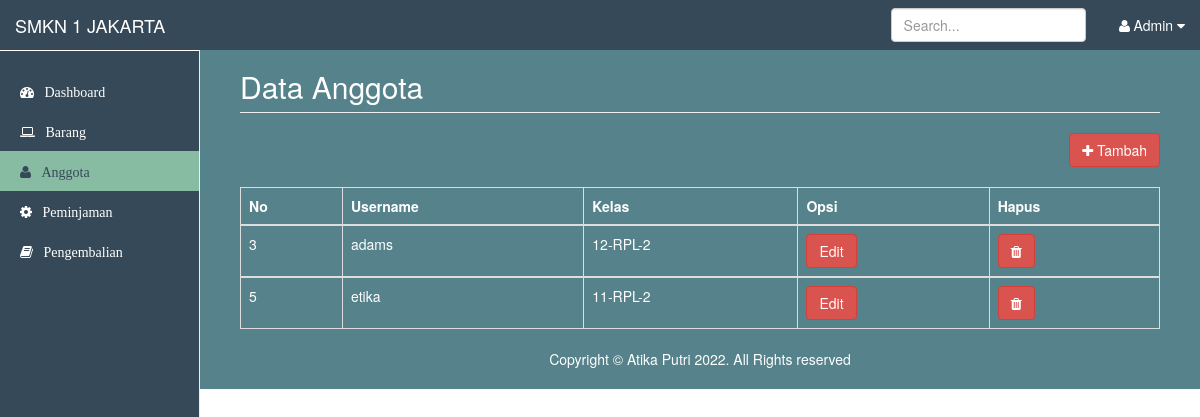
The page /peminjam.php (signed in) on the database its author committed.
### tables this page shows
CREATE TABLE `anggota` (
  `id_anggota` int(11) NOT NULL,
  `nama` varchar(40) NOT NULL,
  `password` varchar(40) NOT NULL,
  `kelas` varchar(20) NOT NULL
);

### peminjam.php (the view, shortened to what this page needs)
<?php
include "config/koneksi.php" ?>
<!DOCTYPE html>
<html lang="en">
  <head>
    <link href="bootstrap/dist/css/bootstrap.min.css" rel="stylesheet">
    <link href="bootstrap/dist/css/global.css" rel="stylesheet">
    <link href="bootstrap/font-awesome/css/font-awesome.min.css" rel="stylesheet" type="text/css">
  </head>
  <body>
  <nav class="navbar navbar-fixed-top px-5" style="background-color:#364958">
      <div class="container-fluid">
        <div class="navbar-header">
          <a class="navbar-brand" style="color:#ffffff"href="#">SMKN 1 JAKARTA</a>
        </div>
        <div id="navbar" class="navbar-collapse collapse">
          <ul class="nav navbar-nav navbar-right">
            <li class="dropdown">
              <a class="dropdown-toggle" data-toggle="dropdown" style="color:#ffffff">
                <i class="fa fa-user fa-fw" style="color:#ffffff"></i>Admin <i class="fa fa-caret-down"></i>
              </a>
          </li>
          </ul>
          <form class="navbar-form navbar-right">
            <input type="text" class="form-control" placeholder="Search...">
          </form>
        </div>
      </div>
    </nav>
    <div class="container-fluid">
      <div class="row">
        <div class="col-sm-3 col-md-2 sidebar" style="background-color: #364958">
          <ul class="nav nav-sidebar">
            <li class=""><a href="dashboard.php" style="color: #ffffff"><i class="fa fa-dashboard">&nbsp;&nbsp;&nbsp;Dashboard</i></a></li>
            <li><a href="barang.php" style="color: #ffffff"><i class="fa fa-laptop">&nbsp;&nbsp;&nbsp;Barang</i></a></li>
            <li><a href="peminjam.php" style="background-color: #87bba2"><i class="fa fa-user" style="color: #364958">&nbsp;&nbsp;&nbsp;Anggota</i></a></li>
            <li><a href="peminjaman.php" style="color: #ffffff"><i class="fa fa-gear">&nbsp;&nbsp;&nbsp;Peminjaman</i></a></li>
            <li><a href="pengembalian.php" style="color: #ffffff"><i class="fa fa-book">&nbsp;&nbsp;&nbsp;Pengembalian</i></a></li>
          </ul>
        </div>
        <div class="main-biru col-sm-9 col-sm-offset-3 col-md-10 col-md-offset-2 main container py-5 justify-content-center" style="background-color: #55828b;
  color: #ffffff;">
          <h2 class="page-header">Data Anggota</h2>
           <a href="tambahpeminjam.php" class="btn btn-danger pull-right" style="margin-bottom: 20px;"><i class="fa fa-plus"></i> Tambah</a>
              <table id="tabelanggota" class="table table-bordered table-hover">
                     <thead>
                        <tr>
                          <th>No</th>
                          <th>Username</th>
                          <th>Kelas</th>
                          <th>Opsi</th>
                          <th>Hapus</th>
                        </tr>
                     </thead>
                     <?php
                     $query = $mysqli->query("SELECT * FROM anggota");
                     while ($lihat = mysqli_fetch_array($query)){
                      ?>
                      <tbody>
                        <tr>
                          <td><?php echo $lihat['id_anggota']; ?></td>
                          <td><?php echo $lihat['nama'];?></td>
                          <td><?php echo $lihat['kelas'];?></td>
                          <td style="">
                            <a href="editpeminjam.php?id_peminjam=<?php echo $lihat['id_anggota']; ?>" class="btn btn-danger">Edit</a>
                          </td>
                            <td>
                              <a href="hapuspeminjam.php?id=<?php echo $lihat['id_anggota']; ?>" class="btn btn-danger"><i class="fa fa-trash"></i></a>
                            </td>
                        </tr>
                        <?php
                        } ?>
              </table>
          <footer>
    <div class="text-center">Copyright &copy; Atika Putri 2022. All Rights reserved</div>
  </footer>
        </div>
      </div>
    </div>
    <?php require_once "templates/footer.php" ?>

### peminjam.php (style rules this page uses)
.main-biru { background-color: #55828b; color: #ffffff; }

### rows shown on the page
anggota: id_anggota "3", nama "adams", kelas "12-RPL-2"
anggota: id_anggota "5", nama "etika", kelas "11-RPL-2"
